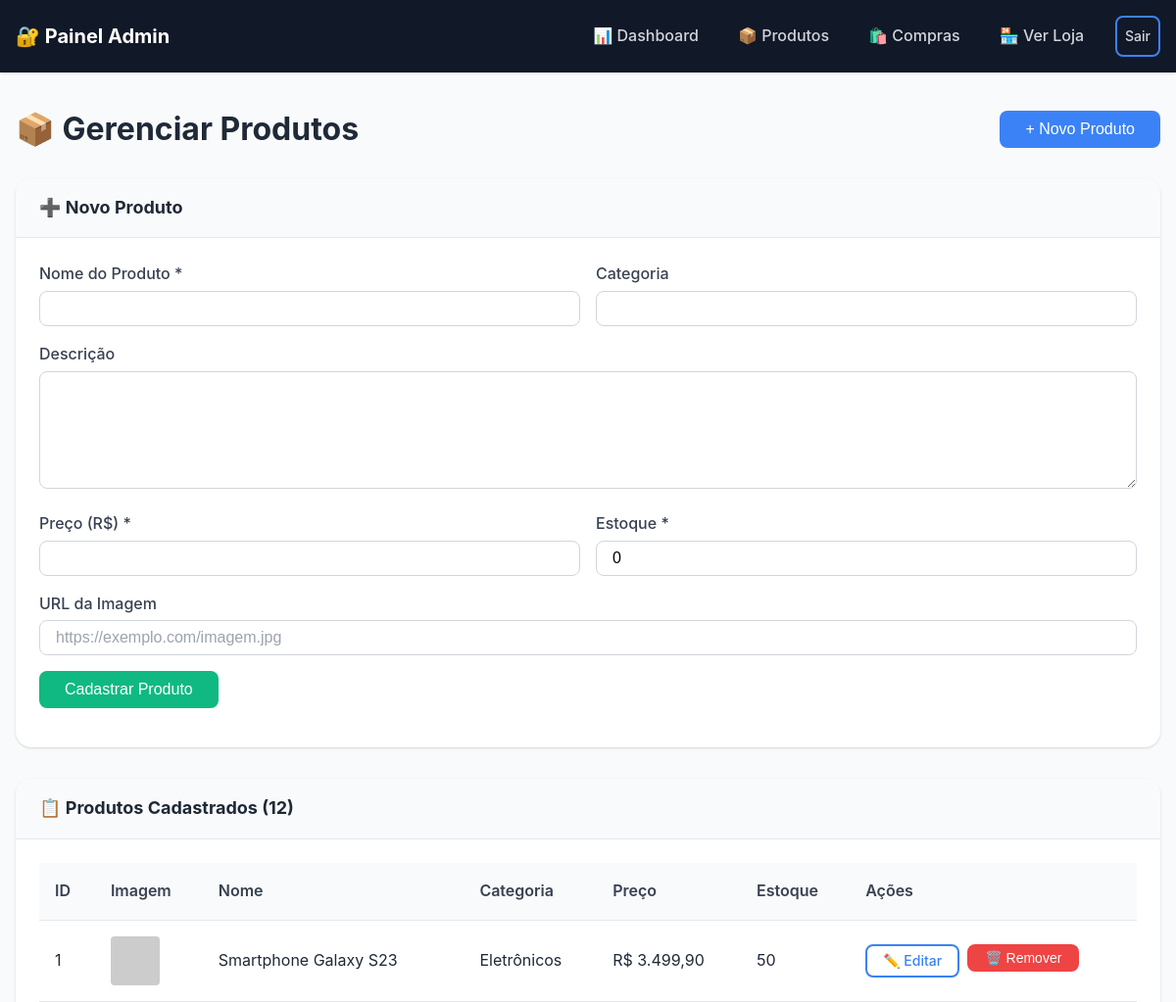
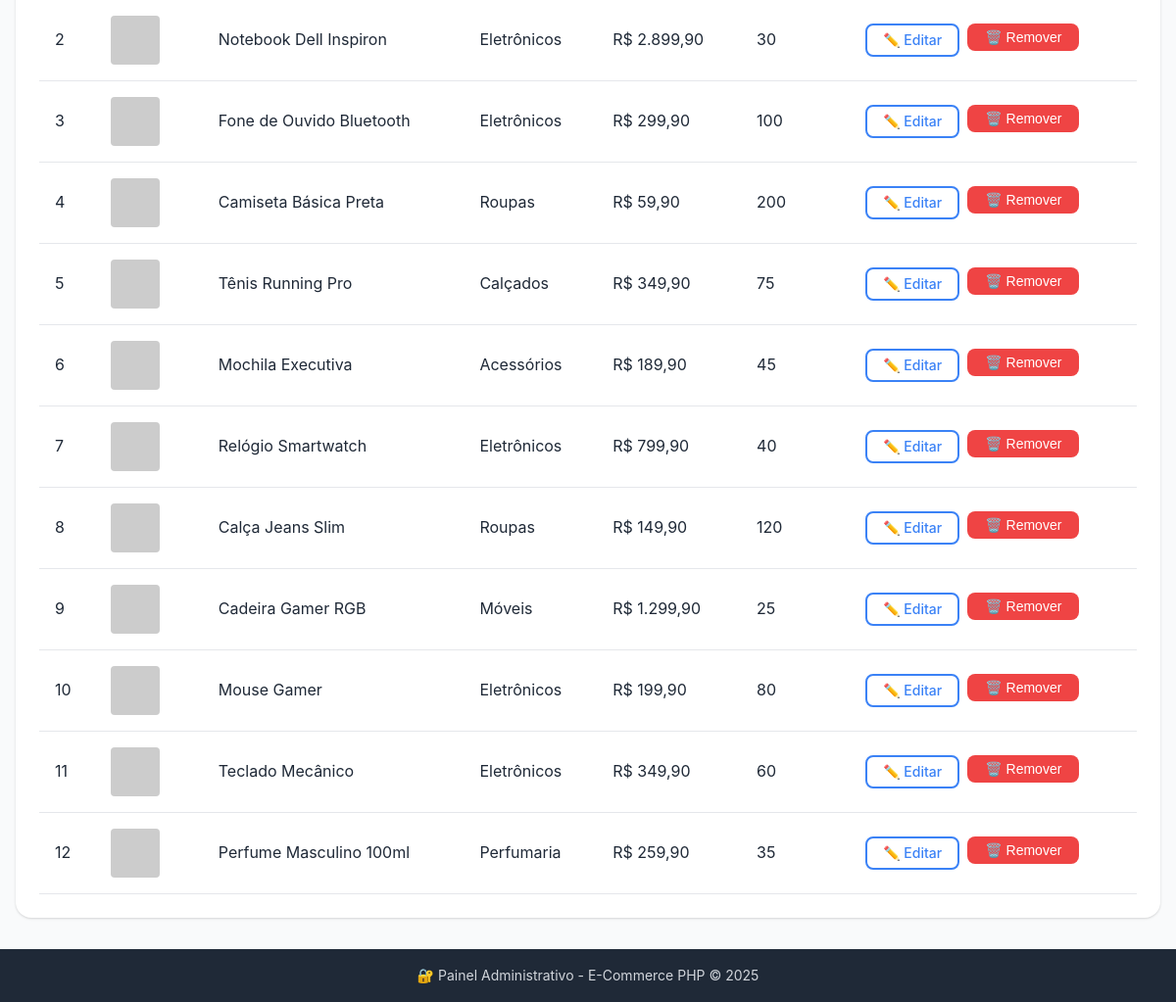
The page /admin/produtos.php (signed in) on the database its author committed (2 pictures, top to bottom).
### tables this page shows
CREATE TABLE IF NOT EXISTS produtos (
    id INT AUTO_INCREMENT PRIMARY KEY,
    nome VARCHAR(200) NOT NULL,
    descricao TEXT,
    preco DECIMAL(10, 2) NOT NULL,
    estoque INT NOT NULL DEFAULT 0,
    categoria VARCHAR(50),
    imagem VARCHAR(500),
    ativo TINYINT(1) DEFAULT 1,
    data_cadastro TIMESTAMP DEFAULT CURRENT_TIMESTAMP,
    INDEX idx_categoria (categoria),
    INDEX idx_ativo (ativo)
);

### includes/functions.php (called while the page is built, shortened)
<?php
function escape($string) {
    return htmlspecialchars($string, ENT_QUOTES, 'UTF-8');
}
function formatMoney($value) {
    return 'R$ ' . number_format($value, 2, ',', '.');
}

### admin/produtos.php (the view, shortened to what this page needs)
<?php
require_once '../includes/functions.php';
$pdo = getConnection();
$editando = false;
$produtoEdit = null;
$produtos = $pdo->query("SELECT * FROM produtos WHERE ativo = 1 ORDER BY data_cadastro DESC")->fetchAll();
include 'includes/admin_header.php';
?>
<div class="admin-actions">
    <h1>📦 Gerenciar Produtos</h1>
    <button type="button" class="btn btn-primary" onclick="document.getElementById('formProduto').scrollIntoView({behavior: 'smooth'})">
        + Novo Produto
    </button>
</div>
<div class="card mb-2" id="formProduto">
    <div class="card-header">
        <h3><?php echo $editando ? '✏️ Editar Produto' : '➕ Novo Produto'; ?></h3>
    </div>
    <div class="card-body">
        <form method="POST" action="">
            <div class="form-row">
                <div class="form-group" style="flex: 2;">
                    <label for="nome" class="form-label">Nome do Produto *</label>
                    <input type="text"
                           id="nome"
                           name="nome"
                           class="form-control"
                           value="<?php echo $editando ? escape($produtoEdit['nome']) : ''; ?>"
                           required>
                </div>
                <div class="form-group" style="flex: 1;">
                    <label for="categoria" class="form-label">Categoria</label>
                    <input type="text"
                           id="categoria"
                           name="categoria"
                           class="form-control"
                           list="categorias"
                           value="<?php echo $editando ? escape($produtoEdit['categoria']) : ''; ?>">
                </div>
            </div>
            <div class="form-group">
                <label for="descricao" class="form-label">Descrição</label>
                <textarea id="descricao"
                          name="descricao"
                          class="form-control"
                          rows="3"><?php echo $editando ? escape($produtoEdit['descricao']) : ''; ?></textarea>
            </div>
            <div class="form-row">
                <div class="form-group">
                    <label for="preco" class="form-label">Preço (R$) *</label>
                    <input type="number"
                           id="preco"
                           name="preco"
                           class="form-control"
                           step="0.01"
                           min="0"
                           value="<?php echo $editando ? $produtoEdit['preco'] : ''; ?>"
                           required>
                </div>
                <div class="form-group">
                    <label for="estoque" class="form-label">Estoque *</label>
                    <input type="number"
                           id="estoque"
                           name="estoque"
                           class="form-control"
                           min="0"
                           value="<?php echo $editando ? $produtoEdit['estoque'] : '0'; ?>"
                           required>
                </div>
            </div>
            <div class="form-group">
                <label for="imagem" class="form-label">URL da Imagem</label>
                <input type="url"
                       id="imagem"
                       name="imagem"
                       class="form-control"
                       placeholder="https://exemplo.com/imagem.jpg"
                       value="<?php echo $editando ? escape($produtoEdit['imagem']) : ''; ?>">
            </div>
            <div class="form-group">
                <button type="submit" class="btn btn-success">
                    <?php echo $editando ? 'Salvar Alterações' : 'Cadastrar Produto'; ?>
                </button>
            </div>
        </form>
    </div>
</div>
<div class="card">
    <div class="card-header">
        <h3>📋 Produtos Cadastrados (<?php echo count($produtos); ?>)</h3>
    </div>
    <div class="card-body">
        <?php if (empty($produtos)): ?>
            <p class="text-muted text-center">Nenhum produto cadastrado</p>
        <?php else: ?>
            <div class="table-responsive">
                <table class="table">
                    <thead>
                        <tr>
                            <th>ID</th>
                            <th>Imagem</th>
                            <th>Nome</th>
                            <th>Categoria</th>
                            <th>Preço</th>
                            <th>Estoque</th>
                            <th>Ações</th>
                        </tr>
                    </thead>
                    <tbody>
                        <?php foreach ($produtos as $produto): ?>
                            <tr>
                                <td><?php echo $produto['id']; ?></td>
                                <td>
                                    <img src="<?php echo escape($produto['imagem']); ?>"
                                         alt="<?php echo escape($produto['nome']); ?>"
                                         style="width: 50px; height: 50px; object-fit: cover; border-radius: 4px;"
                                         onerror="this.src='https://via.placeholder.com/50x50?text=Img'">
                                </td>
                                <td><?php echo escape($produto['nome']); ?></td>
                                <td><?php echo escape($produto['categoria']); ?></td>
                                <td><?php echo formatMoney($produto['preco']); ?></td>
                                <td>
                                    <span class="<?php echo $produto['estoque'] < 5 ? ($produto['estoque'] == 0 ? 'text-danger' : 'text-warning') : ''; ?>">
                                        <?php echo $produto['estoque']; ?>
                                    </span>
                                </td>
                                <td>
                                    <div class="table-actions">
                                        <a href="produtos.php?editar=<?php echo $produto['id']; ?>"
                                           class="btn btn-sm btn-outline">
                                            ✏️ Editar
                                        </a>
                                        <form method="POST" style="display: inline;"
                                              onsubmit="return confirm('Tem certeza que deseja remover este produto?')">
                                            <button type="submit" class="btn btn-sm btn-danger">
                                                🗑️ Remover
                                            </button>
                                        </form>
                                    </div>
                                </td>
                            </tr>
                        <?php endforeach; ?>
                    </tbody>
                </table>
            </div>
        <?php endif; ?>
    </div>
</div>
<?php include 'includes/admin_footer.php'; ?>

### css/style.css (style rules this page uses)
:root { --primary-color: #3b82f6; --primary-hover: #2563eb; --secondary-color: #6366f1; --success-color: #10b981; --warning-color: #f59e0b; --danger-color: #ef4444; --info-color: #06b6d4; --white: #ffffff; --gray-50: #f9fafb; --gray-100: #f3f4f6; --gray-200: #e5e7eb; --gray-300: #d1d5db; --gray-400: #9ca3af; --gray-500: #6b7280; --gray-600: #4b5563; --gray-700: #374151; --gray-800: #1f2937; --gray-900: #111827; --font-family: -apple-system, BlinkMacSystemFont, 'Segoe UI', Roboto, Oxygen, Ubuntu, sans-serif; --font-size-xs: 0.75rem; --font-size-sm: 0.875rem; --font-size-base: 1rem; --font-size-lg: 1.125rem; --font-size-xl: 1.25rem; --font-size-2xl: 1.5rem; --font-size-3xl: 1.875rem; --spacing-xs: 0.25rem; --spacing-sm: 0.5rem; --spacing-md: 1rem; --spacing-lg: 1.5rem; --spacing-xl: 2rem; --spacing-2xl: 3rem; --border-radius-sm: 0.25rem; --border-radius: 0.5rem; --border-radius-lg: 1rem; --border-radius-full: 9999px; --shadow-sm: 0 1px 2px 0 rgba(0, 0, 0, 0.05); --shadow: 0 1px 3px 0 rgba(0, 0, 0, 0.1), 0 1px 2px 0 rgba(0, 0, 0, 0.06); --shadow-md: 0 4px 6px -1px rgba(0, 0, 0, 0.1), 0 2px 4px -1px rgba(0, 0, 0, 0.06); --shadow-lg: 0 10px 15px -3px rgba(0, 0, 0, 0.1), 0 4px 6px -2px rgba(0, 0, 0, 0.05); --transition-fast: 150ms ease; --transition: 300ms ease; }
*, *::before, *::after { box-sizing: border-box; margin: 0; padding: 0; }
html { scroll-behavior: smooth; }
body { font-family: var(--font-family); font-size: var(--font-size-base); line-height: 1.6; color: var(--gray-800); background-color: var(--gray-50); min-height: 100vh; display: flex; flex-direction: column; }
img { max-width: 100%; height: auto; display: block; }
a { color: var(--primary-color); text-decoration: none; transition: color var(--transition-fast); }
.btn { display: inline-flex; align-items: center; justify-content: center; gap: var(--spacing-sm); padding: var(--spacing-sm) var(--spacing-lg); font-size: var(--font-size-base); font-weight: 500; border-radius: var(--border-radius); border: 2px solid transparent; cursor: pointer; transition: all var(--transition-fast); text-decoration: none; }
.btn-sm { padding: var(--spacing-xs) var(--spacing-md); font-size: var(--font-size-sm); }
.btn-primary { background: var(--primary-color); color: var(--white); }
.btn-success { background: var(--success-color); color: var(--white); }
.btn-danger { background: var(--danger-color); color: var(--white); }
.btn-outline { background: transparent; border-color: var(--primary-color); color: var(--primary-color); }
.form-group { margin-bottom: var(--spacing-md); }
.form-label { display: block; margin-bottom: var(--spacing-xs); font-weight: 500; color: var(--gray-700); }
.form-control { width: 100%; padding: var(--spacing-sm) var(--spacing-md); font-size: var(--font-size-base); border: 1px solid var(--gray-300); border-radius: var(--border-radius); background: var(--white); transition: border-color var(--transition-fast), box-shadow var(--transition-fast); }
.form-control::placeholder { color: var(--gray-400); }
.form-row { display: grid; grid-template-columns: repeat(auto-fit, minmax(200px, 1fr)); gap: var(--spacing-md); }
textarea.form-control { min-height: 120px; resize: vertical; }
.card { background: var(--white); border-radius: var(--border-radius-lg); box-shadow: var(--shadow); overflow: hidden; }
.card-header { padding: var(--spacing-md) var(--spacing-lg); border-bottom: 1px solid var(--gray-200); background: var(--gray-50); }
.card-header h2, .card-header h3 { margin: 0; font-size: var(--font-size-lg); }
.card-body { padding: var(--spacing-lg); }
.table-responsive { overflow-x: auto; }
.table { width: 100%; border-collapse: collapse; background: var(--white); }
.table th, .table td { padding: var(--spacing-md); text-align: left; border-bottom: 1px solid var(--gray-200); }
.table th { background: var(--gray-50); font-weight: 600; color: var(--gray-700); }
.table-actions { display: flex; gap: var(--spacing-sm); }
.admin-actions { display: flex; justify-content: space-between; align-items: center; margin-bottom: var(--spacing-lg); }
.mb-2 { margin-bottom: var(--spacing-xl); }

### rows shown on the page
produtos: id "1", nome "Smartphone Galaxy S23", categoria "Eletrônicos", preco "R$ 3.499,90", estoque "50"
produtos: id "2", nome "Notebook Dell Inspiron", categoria "Eletrônicos", preco "R$ 2.899,90", estoque "30"
produtos: id "3", nome "Fone de Ouvido Bluetooth", categoria "Eletrônicos", preco "R$ 299,90", estoque "100"
produtos: id "4", nome "Camiseta Básica Preta", categoria "Roupas", preco "R$ 59,90", estoque "200"
produtos: id "5", nome "Tênis Running Pro", categoria "Calçados", preco "R$ 349,90", estoque "75"
produtos: id "6", nome "Mochila Executiva", categoria "Acessórios", preco "R$ 189,90", estoque "45"
produtos: id "7", nome "Relógio Smartwatch", categoria "Eletrônicos", preco "R$ 799,90", estoque "40"
produtos: id "8", nome "Calça Jeans Slim", categoria "Roupas", preco "R$ 149,90", estoque "120"
produtos: id "9", nome "Cadeira Gamer RGB", categoria "Móveis", preco "R$ 1.299,90", estoque "25"
produtos: id "10", nome "Mouse Gamer", categoria "Eletrônicos", preco "R$ 199,90", estoque "80"
produtos: id "11", nome "Teclado Mecânico", categoria "Eletrônicos", preco "R$ 349,90", estoque "60"
produtos: id "12", nome "Perfume Masculino 100ml", categoria "Perfumaria", preco "R$ 259,90", estoque "35"

### other values the page prints
count($produtos) "12"
